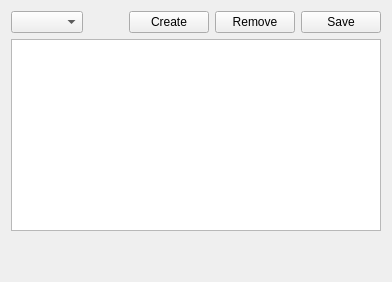
      <widget class="QWidget" name="tab_scripts">
       <attribute name="title">
        <string>Scripts</string>
       </attribute>
       <attribute name="toolTip">
        <string>Additional installation/build scripts</string>
       </attribute>
       <layout class="QVBoxLayout" name="verticalLayout_14">
        <item>
         <layout class="QHBoxLayout" name="horizontalLayout_19">
          <item>
           <widget class="QComboBox" name="list_scripts_file">
            <property name="sizePolicy">
             <sizepolicy hsizetype="MinimumExpanding" vsizetype="Fixed">
              <horstretch>0</horstretch>
              <verstretch>0</verstretch>
             </sizepolicy>
            </property>
            <property name="statusTip">
             <string>Choose a script that you wish to create or edit</string>
            </property>
           </widget>
          </item>
          <item>
           <spacer name="horizontalSpacer_10">
            <property name="orientation">
             <enum>Qt::Horizontal</enum>
            </property>
            <property name="sizeHint" stdset="0">
             <size>
              <width>40</width>
              <height>20</height>
             </size>
            </property>
           </spacer>
          </item>
          <item>
           <widget class="QPushButton" name="push_scripts_create">
            <property name="statusTip">
             <string>Create the selected script</string>
            </property>
            <property name="text">
             <string>Create</string>
            </property>
           </widget>
          </item>
          <item>
           <widget class="QPushButton" name="push_scripts_remove">
            <property name="statusTip">
             <string>Delete the selected script from the PBI module</string>
            </property>
            <property name="text">
             <string>Remove</string>
            </property>
            <property name="icon">
             <iconset resource="EasyPBI.qrc">
              <normaloff>:/png/icons/minus.png</normaloff>:/png/icons/minus.png</iconset>
            </property>
           </widget>
          </item>
          <item>
           <widget class="QPushButton" name="push_scripts_save">
            <property name="statusTip">
             <string>Save the current text as the selected script</string>
            </property>
            <property name="text">
             <string>Save</string>
            </property>
           </widget>
          </item>
         </layout>
        </item>
        <item>
         <widget class="QPlainTextEdit" name="text_scripts_edit">
          <property name="sizePolicy">
           <sizepolicy hsizetype="Expanding" vsizetype="Preferred">
            <horstretch>0</horstretch>
            <verstretch>1</verstretch>
           </sizepolicy>
          </property>
          <property name="statusTip">
           <string>Contents for the selected script</string>
          </property>
          <property name="lineWrapMode">
           <enum>QPlainTextEdit::NoWrap</enum>
          </property>
         </widget>
        </item>
        <item>
         <spacer name="verticalSpacer_12">
          <property name="orientation">
           <enum>Qt::Vertical</enum>
          </property>
          <property name="sizeHint" stdset="0">
           <size>
            <width>20</width>
            <height>40</height>
           </size>
          </property>
         </spacer>
        </item>
       </layout>
      </widget>
